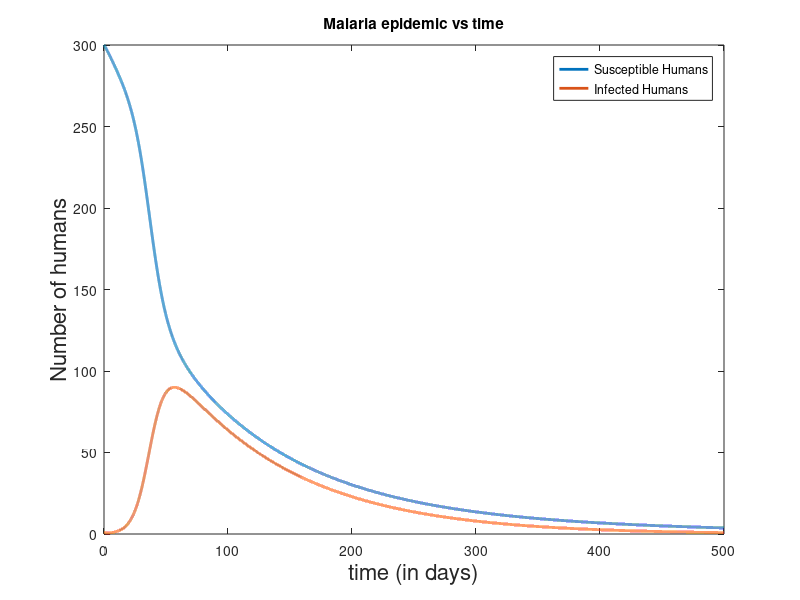
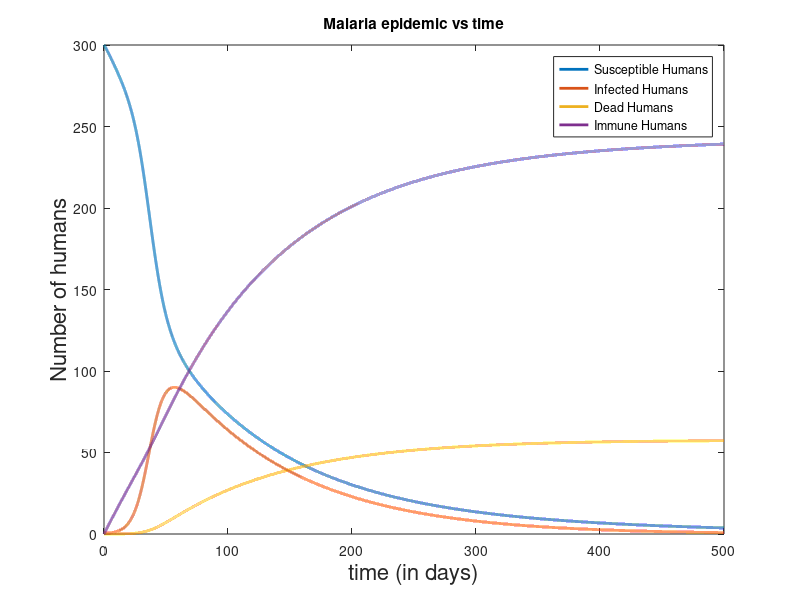
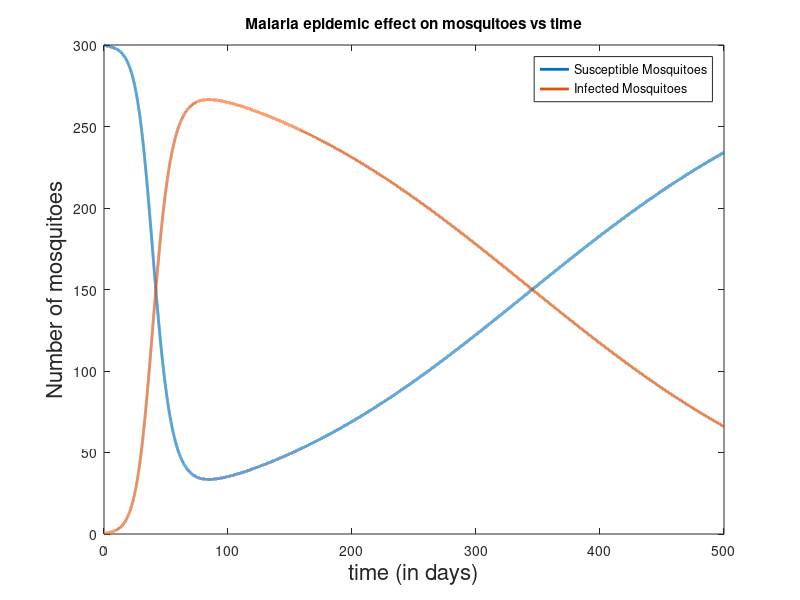

MATLAB code to generate these figures, in order:
% Code to simulate continuous vaccination in malaria modeling

clear
close all;

total_time=500; % days
dt=1e-2;

N= total_time/dt;

pbite=0.3; % prob of mosq biting

reco_rate=0.3; % recovery rate
mald_rate=0.005; % human malaria death rate
immune_rate=0.01; % immunization rate

fumi_death_rate=0;  % % death rate of mosquitoes due to continuous fumigation
vacci_rate=0.005;    % immunization rate due to vaccination

mbirth_rate=0.01;   % mosquito birth rate
mdeath_rate=0.01;   % mosquito death rate

sus_humans=zeros(N,1);  % array storing no susceptible humans at each instant
inf_humans=zeros(N,1);  % array storing no of infected humans at each instant
dead_humans= zeros(N,1);    % array storing no of dead humans at each instant
immune_humans=zeros(N,1);   % array storing no of immune humans at each instant

sus_mosq= zeros(N,1);   % array storing no susceptible mosquitoes at each instant
inf_mosq= zeros(N,1);   % array storing no infected mosquitoes at each instant

% Initial Conditions

sus_humans(1)=300;  
inf_humans(1)=1;

inf_mosq(1)=0;
sus_mosq(1)=300;



time= zeros(N,1);


for i=1:N
    total_humans = sus_humans(i) + inf_humans(i) + immune_humans(i);
    
    sus_humans(i+1)=sus_humans(i)+ dt*(-(( sus_humans(i)*inf_mosq(i)*pbite )/ (sus_mosq(i)+inf_mosq(i)) ) + reco_rate*inf_humans(i) - vacci_rate*sus_humans(i)) ;  % /N needed?

    inf_humans(i+1)= inf_humans(i) +dt*( (( sus_humans(i)*inf_mosq(i)*pbite )/ (sus_mosq(i)+inf_mosq(i)) ) - inf_humans(i)*(reco_rate+mald_rate+immune_rate) );

    dead_humans(i+1)= dead_humans(i) +dt*(mald_rate*inf_humans(i));

    immune_humans(i+1)= immune_humans(i) + dt*(immune_rate*inf_humans(i) + vacci_rate*sus_humans(i)) ;

    sus_mosq(i+1)= sus_mosq(i) + dt*(-(( sus_mosq(i)*inf_humans(i)*pbite ) /(total_humans)) + (mbirth_rate)*(sus_mosq(i)+inf_mosq(i)) - (mdeath_rate + fumi_death_rate)*(sus_mosq(i))) ;

    inf_mosq(i+1)= inf_mosq(i) + dt*( ( sus_mosq(i)*inf_humans(i)*pbite )/(total_humans) - (mdeath_rate + fumi_death_rate)*(inf_mosq(i)) ) ;

    time(i+1)= time(i) +dt;
end

% plot of susceptible and infected humans 
plot(time,sus_humans,'LineWidth', 2);
title('Malaria epidemic vs time');
xlabel('time (in days)','FontSize',16);
ylabel('Number of humans','FontSize',16);

hold on
plot(time,inf_humans,'LineWidth', 2);

legend('Susceptible Humans','Infected Humans');


% plot of all humans
figure
plot(time,sus_humans,'LineWidth', 2);
title('Malaria epidemic vs time');
xlabel('time (in days)','FontSize',16);
ylabel('Number of humans','FontSize',16);

hold on
plot(time,inf_humans,'LineWidth', 2);

hold on
plot(time,dead_humans,'LineWidth', 2);

hold on
plot(time,immune_humans,'LineWidth', 2);

legend('Susceptible Humans','Infected Humans', 'Dead Humans', 'Immune Humans');


% plot for variation is mosquito population
figure
plot(time,sus_mosq,'LineWidth', 2);
title('Malaria epidemic effect on mosquitoes vs time');
xlabel('time (in days)','FontSize',16);
ylabel('Number of mosquitoes','FontSize',16);

hold on
plot(time,inf_mosq,'LineWidth', 2);

legend('Susceptible Mosquitoes','Infected Mosquitoes');